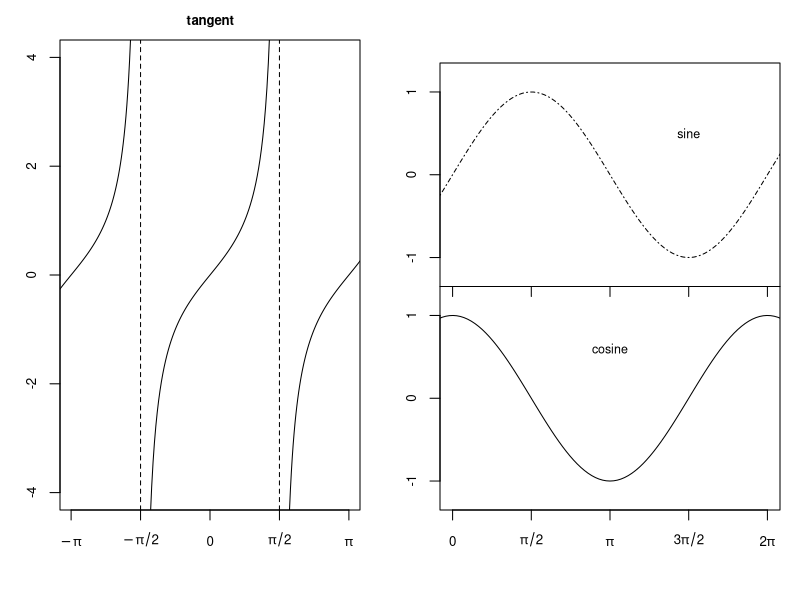

Generate this figure with R:


### Jessica Miller ###
###  ST 758 HW 1   ###
### Aug. 30, 2016  ###

# Homework 1, Due August 30, 2016 at the beginning of class

# write an R script to solve the problems in this assignment,
# save the R script as <unityid>HW1.R


# IMPORTANT: The homeworks will be graded by 
# me or the TA running source("<unityid>HWj.R")
# and looking at the printed output and any files that are output,
# so make sure you check that sourcing your file produces the output you expect
# We may also look at your code, so if you want to have the best chance
# of getting partial credit, make sure you provide informative comments.

#setwd("F:/ST 758/jmmill13ST758")

## PROBLEM 1

# Initializing vectors of length 1000
log <- vector(mode="logical", length=1000)
int <- vector(mode="integer", length=1000)
doub <- vector(mode="double", length=1000)
comp <- vector(mode="complex", length=1000)
char <- vector(mode="character", length=1000)
# Printing object sizes
object.size(log)
object.size(int)
object.size(doub)
object.size(comp)
object.size(char)

## PROBLEM 2

# The following code creates a vector and a matrix of size 1000 x 1000
vec <- (1:1000)/1000
mat <- exp( - sqrt( outer( vec, -vec, "+" )^2 ) ) 

# Double for loop multiplying mat by vec
result <- vector(length=1000)     # Initialize result vector
ptm <- proc.time()                # Start the clock: double for loop
for (j in 1:1000) {               # Loop over rows of mat
  mult <- vector(length=1000)     # Initialize mult, the vector of mat elements times vec elements
  for (i in 1:1000) {             # Loop over columns of mat
    mult[i] <- mat[j,i]*vec[i]    # Multiply each element of the ith column of mat by the ith element of vec
  }
  result[j] <- sum(mult, na.rm=T) # Sum the elements of mat, store in ith element of result
}
proc.time() - ptm                 # Stop the clock: double for loop

# Matrix multiplication
result2 <- vector(length=1000)    # Initialize second result vector
ptm2 <- proc.time()               # Start the clock: matrix mult
result2 <- mat %*% vec            # Multiply mat by vec, matrix style
proc.time() - ptm2                # Stop the clock: matrix mult

# Sum of squared differences
result3 <- vector(length=1000)    # Initialize vector to contain squared differences
result3 <- (result - result2)^2   # Calculate the squared difference
sum(result3)                      # Very small difference (likely rounding error)

## PROBLEM 3

# save the result as 'hw1p3.eps'
dev.off()
plot.new()
postscript(file="hw1p3.eps", width=8.4, height=4, horizontal=FALSE)

# Plot cosine function
par(fig=c(.55,.975,.15,.5225), oma=c(0,0,0,0), mar=c(0,0,0,0))            # Set figure location and margins
curve(cos, -.5, 2*pi+.5, xlim=c(0,2*pi), ylim=c(-1-.25,1+.25),            # Plot cosine curve
      main="", ylab="", xlab="", xaxt="n", yaxt="n", cex.axis=.8)
axis(1, at = c(0, pi/2, pi, 3*pi/2, 2*pi), labels =                       # Set custom x-axis
      expression(0, pi/2, pi, 3*pi/2, 2*pi), cex.axis=.8)
axis(2, at = c(-1, 0, 1), labels = c(-1, 0, 1), cex.axis=.8)              # Set custom y-axis
text(pi,0.6, "cosine", cex=.75)                                           # Add "cosine" text

# Plot tangent function piece by piece
par(fig=c(.075,.45,.15,1), oma=c(0,0,0,0), mar=c(0,0,2,0), new=TRUE)      # Set figure location and margins
curve(tan, -pi-.5, -pi/2-.0001, xlim=c(-pi,pi), ylim=c(-4,4),             # Plot first part of tangent curve
      main="tangent", ylab="", xlab="", xaxt="n", cex.axis=.8,
      cex.main=.8)
curve(tan, -pi/2+.0001, pi/2-.0001 , add=TRUE)                            # Plot second part
curve(tan, pi/2+.0001, pi+.5, add=TRUE)                                   # Plot third part
abline(v=-pi/2, lty=2)                                                    # Add asymptotes
abline(v=pi/2, lty=2)
axis(1, at = c(-pi, -pi/2, 0, pi/2, pi), labels =                         # Set custom x-axis
      expression(-pi, -pi/2, 0, pi/2, pi), cex.axis=.8)

# Plot sine function
par(fig=c(.55,.975,.5225,.895), oma=c(0,0,0,0), mar=c(0,0,0,0), new=TRUE) # Set figure location and margins
curve(sin, -.5, 2*pi+.5, xlim=c(0,2*pi), ylim=c(-1-.25,1+.25),            # Plot sine curve
      xaxt="n", yaxt="n", cex.axis=.8, lty=4)
axis(1, at = c(0, pi/2, pi, 3*pi/2, 2*pi), labels=c("","","","",""))      # Set custom x-axis
text(3*pi/2,.5, "sine", cex=0.75)                                         # Add "sine" text
axis(2, at = c(-1, 0, 1), labels = c(-1, 0, 1), cex.axis=.8)              # Set custom y-axis

dev.off()     # Save plot as hw1p3.eps








